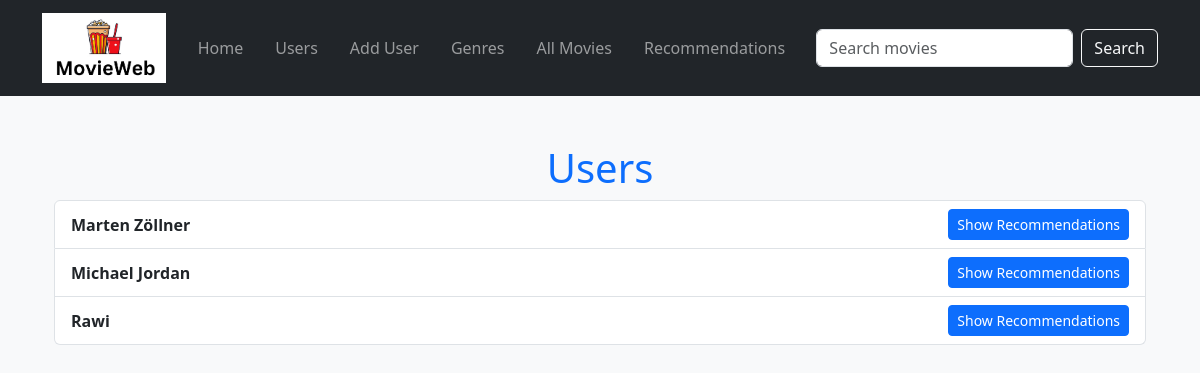
Screenshot of /users with the database file from the repository.
### datamanager/data_models.py (models this page shows)
class User(db.Model):
    id = db.Column(db.Integer, primary_key=True)
    name = db.Column(db.String(50), nullable=False)
    favorite_movies = db.relationship('Movie', secondary='user_movie', backref=db.backref('users', lazy=True))
    reviews = db.relationship('Review', backref='user', lazy=True)

### app.py (the view)
@app.route('/users', methods=['GET'])
def list_users():
    try:
        users = data_manager.get_all_users()
        return render_template('users.html', users=users)
    except Exception as e:
        app.logger.error(f"Error fetching users: {e}")
        return render_template('500.html'), 500

### datamanager/sqlite_data_manager.py (called while the page is built)
    def get_all_users(self):
        return self.session.query(User).all()

### templates/users.html (shortened to what this page needs)
{% extends 'base.html' %}
{% block content %}
<div class="container mt-5">
    <h1 class="text-center text-primary">Users</h1>
    <ul class="list-group">
        {% for user in users %}
            <li class="list-group-item d-flex justify-content-between align-items-center">
                <a href="{{ url_for('user_movies', user_id=user.id) }}" class="text-decoration-none text-dark fw-bold">
                    {{ user.name }}
                </a>
                <a href="{{ url_for('show_recommendations', user_id=user.id) }}" class="btn btn-primary btn-sm">
                    Show Recommendations
                </a>
            </li>
        {% endfor %}
    </ul>
</div>
{% endblock %}

### rows the page displays
User: name "Marten Zöllner"
User: name "Michael Jordan"
User: name "Rawi"
